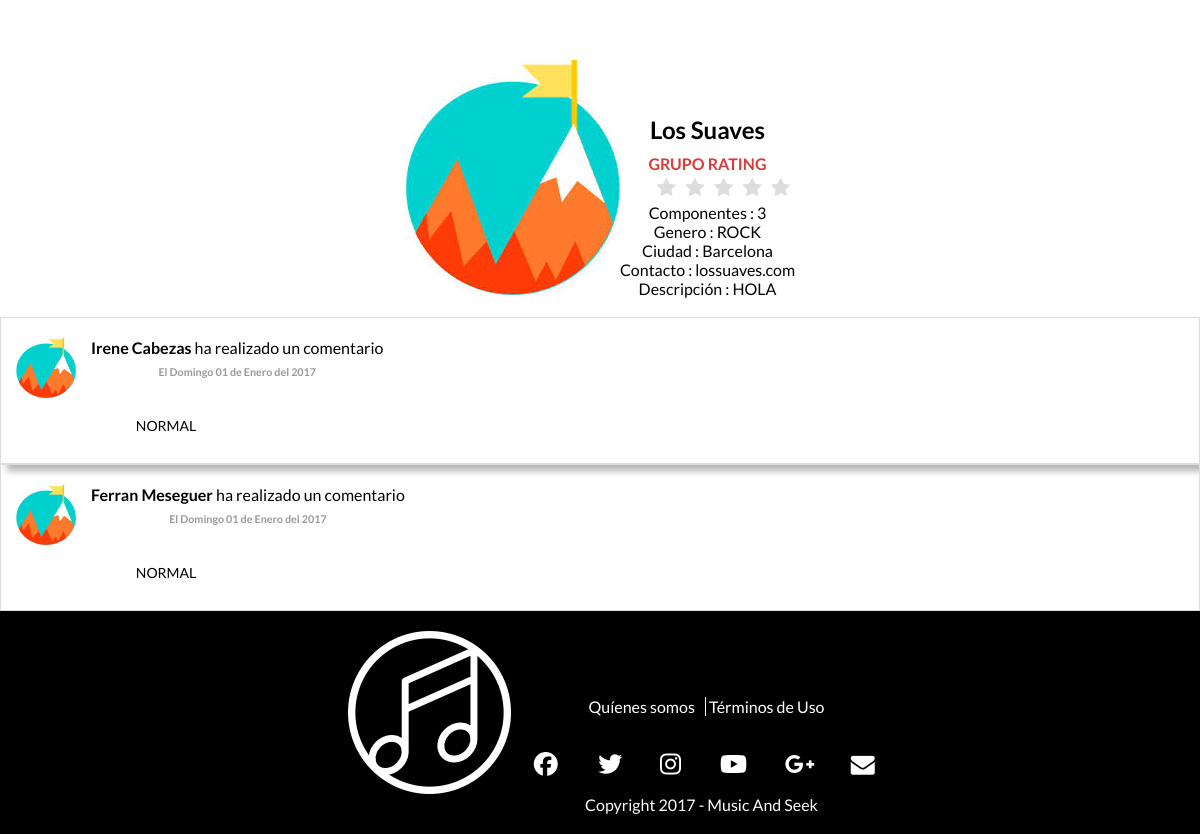
Page /InfoGrupo.php?nombre=Los+Suaves on the committed database.
### tables this page shows
create table USUARIO( 
ID_USUARIO int(10) not null auto_increment,
TIPO_USUARIO char(10) not null,
NOMBRE char(20) not null,
APELLIDOS char(20),
UBICACION char(50),
EMAIL char(50) not null,
NUMERO_CONTACTO int(11),
 
IMAGEN char(50),
NOMBRE_LOCAL char(20),
NOMBRE_ARTISTICO char(20),
NUMERO_COMPONENTES int(5),
PASSWORD char(255) not null,
AFORO int(5),
WEB char(20),
ID_GENERO int(10),
ID_CIUDAD int(10),
PREGUNTA_SEGURIDAD char (255),
RESPUESTA_SEGURIDAD char (255),
DESCRIPCION char(255),
FECHA_ALTA DATETIME,
FECHA_BAJA DATETIME DEFAULT NULL,
primary key (ID_USUARIO, EMAIL)
);

create table GENERO(
ID_GENERO int(10) not null auto_increment,
NOMBRE char(20) not null,
primary key(ID_GENERO)
);

create table CIUDAD(
ID_CIUDAD int(10) not null auto_increment,
NOMBRE char(20) not null,
PAIS char(10) not null,
primary key(ID_CIUDAD)
);

create table VOTAR_COMENTAR(
ID_VOTO int(10) not null auto_increment primary key,
ID_FAN int(10) not null,
ID_VOTADO int(10) not null,
PUNTOS int(2) not null,
VOTO_CONCIERTO boolean not null,
COMENTARIO char(140),
FECHA datetime not null,
TIPO_VOTACION char(10) not null
);

### bbdd.php (called while the page is built, shortened)
<?php
function conectar() {
    $conexion = mysqli_connect('localhost', 'root', '', 'musicandseek')
            or die("Error conectando");
    return $conexion;
}
function getNombreFecha($fecha) {
    $dias = array("Domingo", "Lunes", "Martes", "Miercoles", "Jueves", "Viernes", "Sábado");
    $meses = array("Enero", "Febrero", "Marzo", "Abril", "Mayo", "Junio", "Julio", "Agosto", "Septiembre", "Octubre", "Noviembre", "Diciembre");
    $arrayFecha = explode("-", $fecha);
    $fecha = $dias[$arrayFecha[0]] . " " . $arrayFecha[1] . " de " . $meses[$arrayFecha[2] - 1] . " del " . $arrayFecha[3];
    return $fecha;
}
function getNombreCiudad($id_ciudad) {
    $conexion = conectar();
    $sql = "SELECT NOMBRE FROM CIUDAD WHERE ID_CIUDAD= $id_ciudad";
    $result = $conexion->query($sql);
    if ($result->num_rows > 0) {
        $row = $result->fetch_assoc();
        return $row['NOMBRE'];
    } else {
        return null;
    }
}
function getNombreGenero($id_genero) {
    $conexion = conectar();
    $sql = "SELECT NOMBRE FROM GENERO WHERE ID_GENERO = $id_genero";
    $result = $conexion->query($sql);
    if ($result->num_rows > 0) {
        $row = $result->fetch_assoc();
        return $row['NOMBRE'];
    } else {
        return null;
    }
}
function getInfoGrupoName($name) {
    $conexion = conectar();
    $sql = "SELECT * FROM USUARIO WHERE NOMBRE_ARTISTICO = '$name'";
    $result = $conexion->query($sql);
    if ($result->num_rows > 0) {
        $row = $result->fetch_assoc();
        return $row;
    } else {
        return null;
    }
}
function comentariosGrupo($id) {
    $conexion = conectar();
    $sql = "SELECT * FROM VOTAR_COMENTAR inner join USUARIO on VOTAR_COMENTAR.ID_FAN = USUARIO.ID_USUARIO WHERE ID_VOTADO = '$id' AND VOTO_CONCIERTO = 0;";
    $resultado = $conexion->query($sql);
    if ($resultado->num_rows > 0) {
        return $resultado;
    } else {
        echo mysqli_error($conexion);
        return false;
    }
}

### InfoGrupo.php (the view, shortened to what this page needs)
<!DOCTYPE html>
<html>
    <head>
        <link href="Estilos/Estilos.css" rel="stylesheet" type="text/css"/>
        <link href="Estilos/RegistrationForm.css" rel="stylesheet" type="text/css"/>
        <link href="Estilos/StarRating.css" rel="stylesheet" type="text/css"/>
        <link href="Estilos/Comments.css" rel="stylesheet" type="text/css"/>
    </head>
    <body>
        <div class="center" style="width: 100%; height: 500px">
            <?php
            require_once'bbdd.php';
            echo'<div class="center content">';
            echo'<div class="inline center">';
            echo'<img src="Imagenes/image.jpeg" alt=""/>';
            echo'</div>';
            echo '<div class="inline">';
            $resultado = getInfoGrupoName($_GET['nombre']);
            $puntuacion = votosGrupo($resultado['ID_USUARIO']);
            $comentarios = comentariosGrupo($resultado['ID_USUARIO']);
            echo '<h1>' . $resultado['NOMBRE_ARTISTICO'] . '</h1>';
            echo'<b style="color:#d83c3c">GRUPO RATING</b><i id="puntuacion" hidden>' . $puntuacion . '</i><br>';
            echo '<fieldset class="rating_fixed">
                        <input type="radio" id="star5" name="rating" value="5" /><label class = "full" for="star5" title="Fantástico - 5 stars"></label>
                        <input type="radio" id="star4half" name="rating" value="4 and a half" /><label class="half" for="star4half" title="Bastante bien - 4.5 stars"></label>
                        <input type="radio" id="star4" name="rating" value="4" /><label class = "full" for="star4" title="Bastante bien - 4 stars"></label>
                        <input type="radio" id="star3half" name="rating" value="3 and a half" /><label class="half" for="star3half" title="Meh - 3.5 stars"></label>
                        <input type="radio" id="star3" name="rating" value="3" /><label class = "full" for="star3" title="Meh - 3 stars"></label>
                        <input type="radio" id="star2half" name="rating" value="2 and a half" /><label class="half" for="star2half" title="No muy bueno - 2.5 stars"></label>
                        <input type="radio" id="star2" name="rating" value="2" /><label class = "full" for="star2" title=" - 2 stars"></label>
                        <input type="radio" id="star1half" name="rating" value="1 and a half" /><label class="half" for="star1half" title="Meh - 1.5 stars"></label>
                        <input type="radio" id="star1" name="rating" value="1" /><label class = "full" for="star1" title="Sucks big time - 1 star"></label>
                        <input type="radio" id="starhalf" name="rating" value="half" /><label class="half" for="starhalf" title="Sucks big time - 0.5 stars"></label>
                        </fieldset> ';
            echo '<div class="center">Componentes : ' . $resultado['NUMERO_COMPONENTES'] . '</div>';
            echo '<div class="center">Genero : ' . getNombreGenero(($resultado['ID_GENERO'])) . '</div>';
            echo '<div class="center">Ciudad : ' . getNombreCiudad($resultado['ID_CIUDAD']) . '</div>';
            if ($resultado['WEB'] != null) {
                echo '<div class="center">Contacto : ' . $resultado['WEB'] . '</div>';
            }
            if ($resultado['DESCRIPCION'] != null) {
                echo '<div class="center">Descripción : ' . $resultado['DESCRIPCION'] . '</div>';
            } echo '</div>';
            if ($comentarios != false) {
                echo '</br></br><div class=" center container">';
                while ($lista = $comentarios->fetch_assoc()) {
                    echo'<div class="row">
                    <div class="col-sm-8">
                    <div class="panel panel-white post panel-shadow">
                    <div class="post-heading">
                    <div class="pull-left image">
                        <img src="Imagenes/image.jpeg" class="img-circle avatar" alt="user profile image">
                    </div>
                    <div class="pull-left meta">
                    <div class="title h5">
                    <b>' . $lista['NOMBRE'] . ' ' . $lista['APELLIDOS'] . '</b>
                            ha realizado un comentario
                        </div>
                        <h6 class="text-muted time">El ' . getNombreFecha(date("w-d-m-Y", strtotime($lista['FECHA']))) . '</h6>
                    </div>
                </div>
                <div class="post-description">
                   <p> ' . $lista['COMENTARIO'] . '</p>
                    </div>
                </div>
            </div>
   ';
                }
            }
            ?>
            <div id="footer"></div>
    </body>
</html>

### Estilos/Estilos.css (style rules this page uses)
.inline { display: inline-block; }
.center { text-align: center; }
body { margin:0px; font-family: Lato; }
img { height: auto; text-align: center; }
.content { margin-top: 60px; margin-bottom: 60px; }

### Estilos/StarRating.css (style rules this page uses)
.rating_fixed { border: none; float: right; pointer-events:none; }
.rating_fixed > label:before { margin: 5px; font-size: 1.25em; font-family: FontAwesome; display: inline-block; content: "\f005"; }
.rating_fixed > label { color: #ddd; float: right; }
fieldset, label { margin: 0; padding: 0; }
body { margin: 20px; }
h1 { font-size: 1.5em; margin: 10px; }

### Estilos/Comments.css (style rules this page uses)
.panel-shadow { box-shadow: rgba(0, 0, 0, 0.3) 7px 7px 7px; }
.panel-white { border: 1px solid #dddddd; }
.post .post-heading { height: 30px; padding: 20px 15px; }
.post .post-heading .avatar { width: 60px; height: 60px; display: block; margin-right: 15px; }
.post .post-heading .meta .title { margin-bottom: 0; }
.post .post-heading .meta .time { margin-top: 8px; color: #999; }
.post .post-description { padding: 15px; max-width: 300px; }
.post .post-description p { font-size: 14px; }

### rows in the picture
usuario: NOMBRE_ARTISTICO "Los Suaves", NUMERO_COMPONENTES "3", ID_GENERO.NOMBRE "ROCK", ID_CIUDAD.NOMBRE "Barcelona", WEB "lossuaves.com", DESCRIPCION "HOLA"
votar_comentar: usuario.NOMBRE "Irene", usuario.APELLIDOS "Cabezas", FECHA "Domingo 01 de Enero del 2017", COMENTARIO "NORMAL"
votar_comentar: usuario.NOMBRE "Ferran", usuario.APELLIDOS "Meseguer", FECHA "Domingo 01 de Enero del 2017", COMENTARIO "NORMAL"
